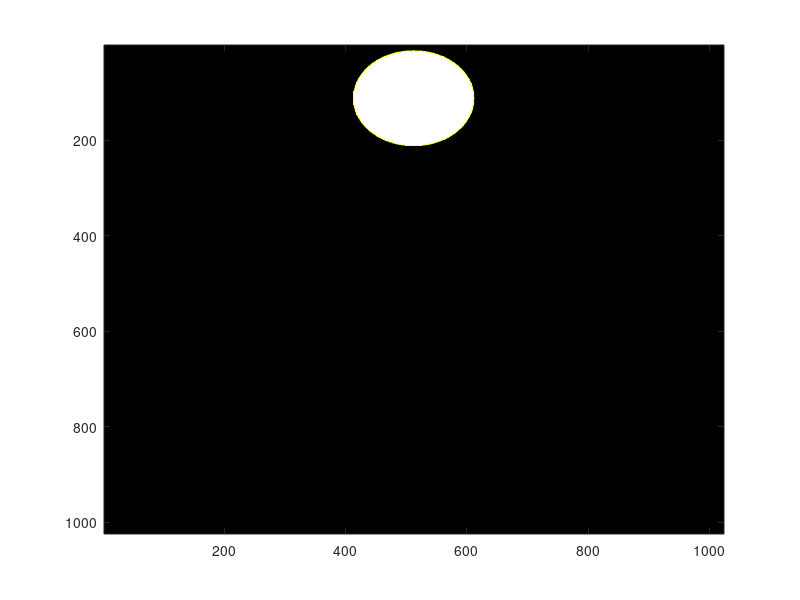

Reproduce this figure in MATLAB.

%savePath=fullfile(pathname,[filename(1:end-5) 'mean.tif']);
%imwrite(uint8(255*temp),savePath);
s1=1024;s2=1024;
image=zeros(s1,s2);
blank=image;
xc=112;yc=512;r=100;
for i=1:s1
    for j=1:s2
        if((i-xc)^2+(j-yc)^2<=r*r)
           image(i,j)=1; 
        end
    end
end
B=bwboundaries(image);
B1=B{1};
figure;imagesc(image);colormap gray;hold on;
color1=[1,1,0];
plot(B1(:,2),B1(:,1),'LineStyle','-','color',color1,'linewidth',0.005);

x1=512;y1=512;x2=712;y2=512;

image2=zeros(size(image));


